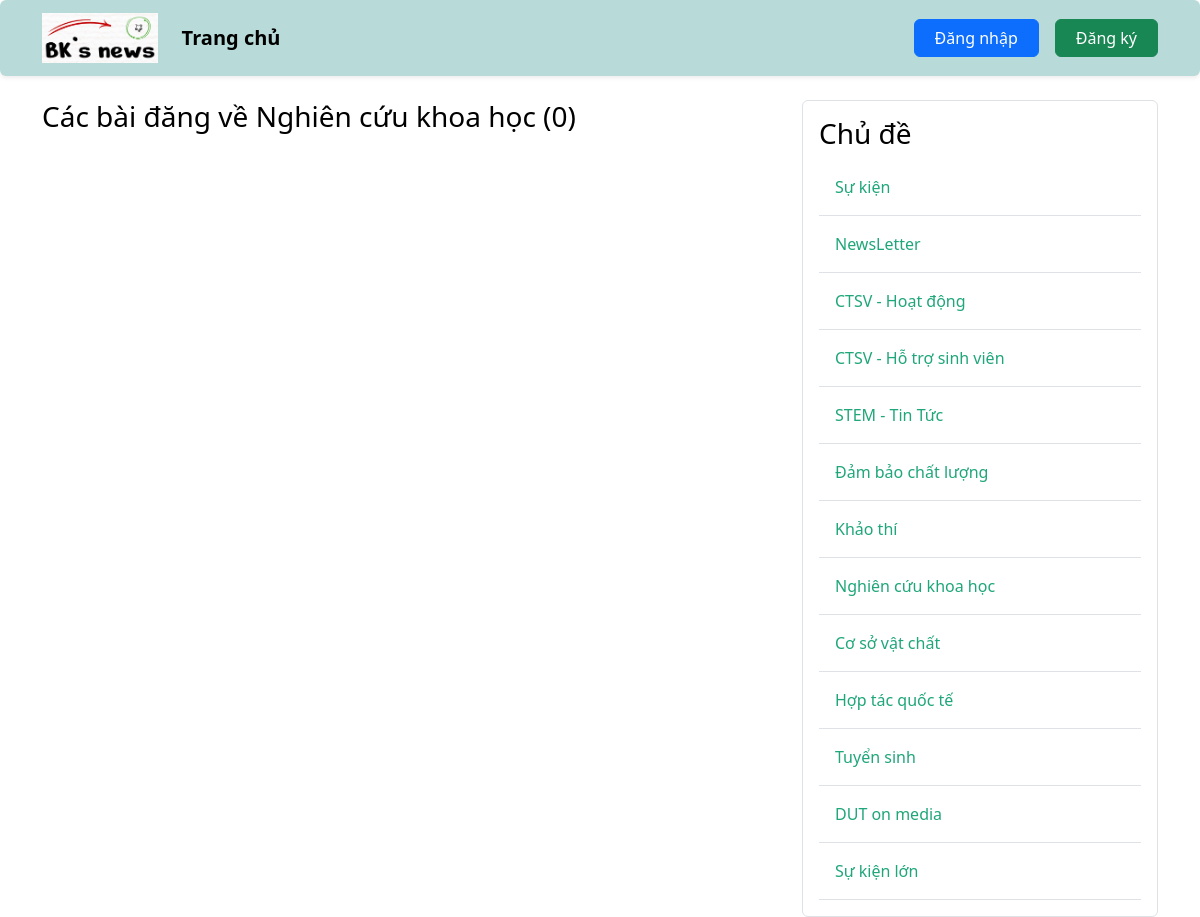
Page /topic/9 on the earlier database version.
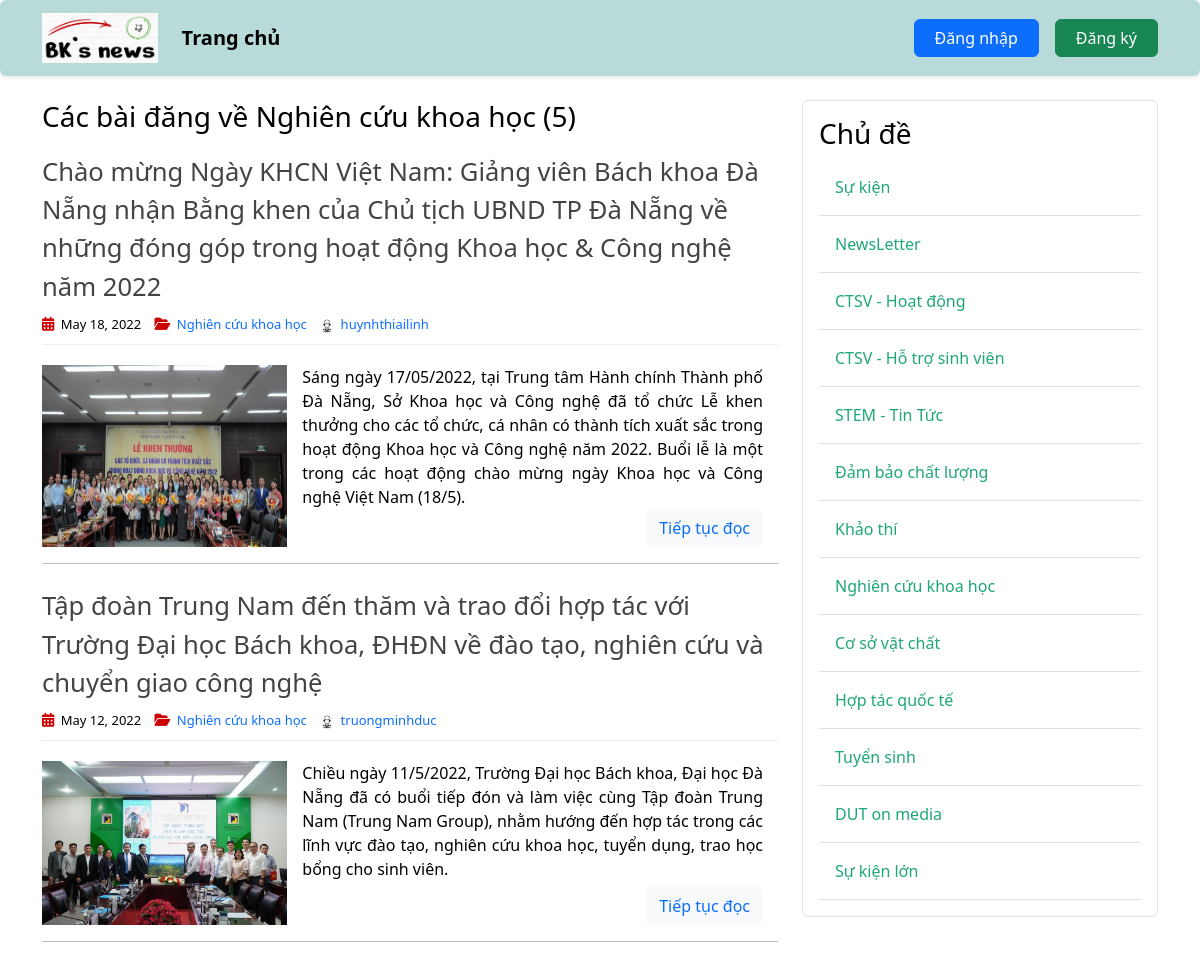
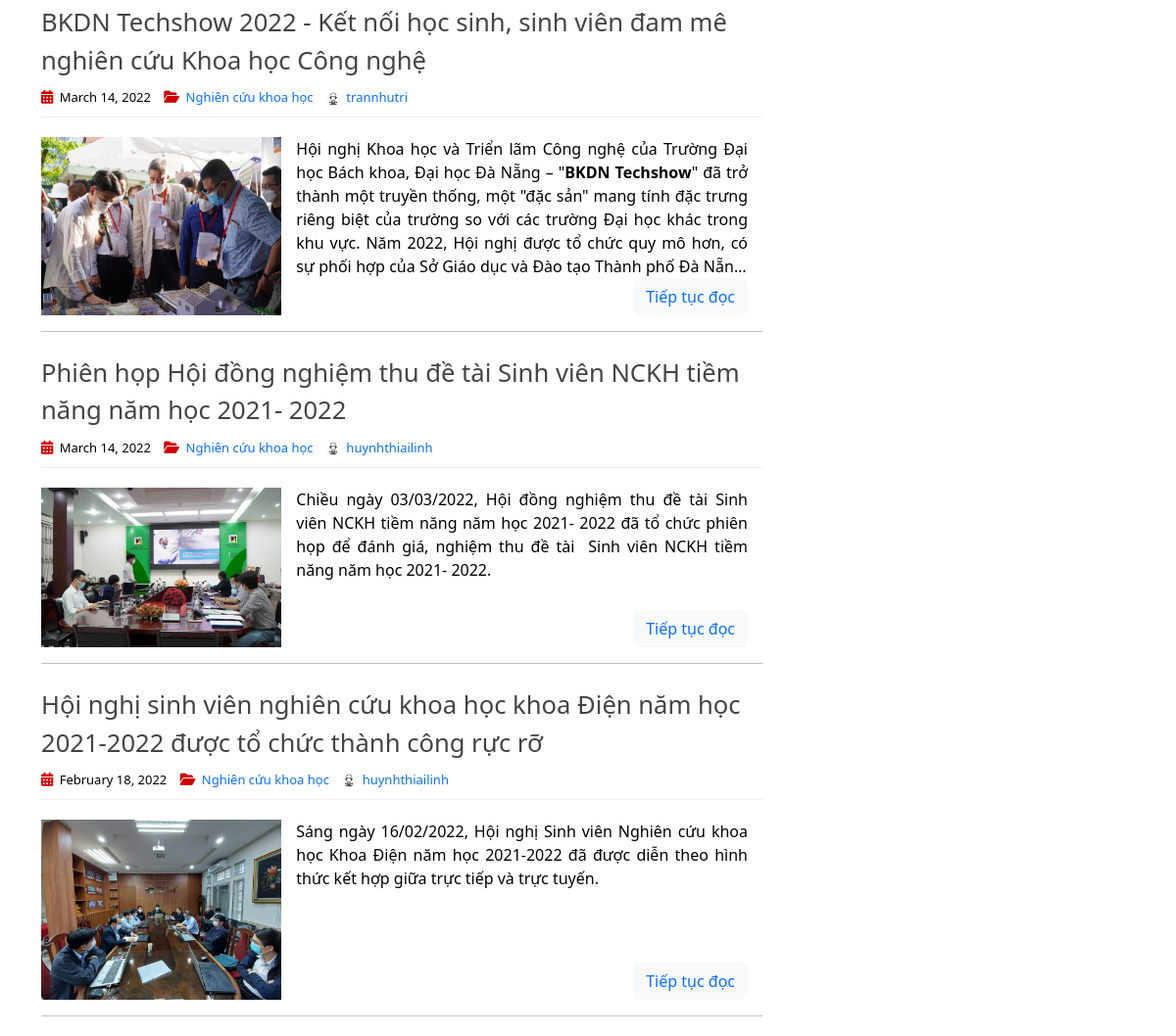
Same page on the later database version (2 pictures, top to bottom).
### post_app/models.py (models this page shows, shortened)
class Topic(models.Model):
    name = models.TextField(max_length=256)

class Post(models.Model):
    title = models.CharField(max_length=255)
    content = RichTextField(blank=True, null=True)
    date_posted = models.DateTimeField(default=timezone.now)
    author = models.ForeignKey(User, on_delete=models.CASCADE)
    image = models.ImageField(default='post_default.jpg', upload_to='post_pics')
    topic = models.ForeignKey(Topic, on_delete=models.CASCADE, null=True, blank=False)

### user_app/models.py (models this page shows, shortened)
class Profile(models.Model):
    user = models.OneToOneField(User, on_delete=models.CASCADE)
    avatar = models.ImageField(default='default.jpg', upload_to='profile_pics')

### post_app/views.py (the view)
# urls.py: path('topic/<int:pk>', TopicPostListView.as_view(), name='topic-posts'),
class TopicPostListView(ListView):
    model = Post
    template_name = 'post/topic_posts.html'
    context_object_name = 'posts'
    paginate_by = 5
    def get_queryset(self):
        selected_topic = get_object_or_404(Topic, id=self.kwargs.get('pk'))
        return Post.objects.filter(topic=selected_topic).order_by('-date_posted')
    def get_context_data(self, **kwargs):
        selected_topic = get_object_or_404(Topic, id=self.kwargs.get('pk'))
        context = super(TopicPostListView, self).get_context_data(**kwargs)
        context['posts'] = Post.objects.filter(topic=selected_topic).order_by('-date_posted')
        context['topics'] = Topic.objects.all()
        context['selected_topic'] = selected_topic
        return context

### post_app/templates/post/topic_posts.html (shortened to what this page needs)
{% extends 'base.html' %}
{% load static %}
{% block post_content %}
    <head>
        <link rel="stylesheet" type="text/css" href="{% static 'article/home.css' %}">
    </head>
    <h3 class="mb-3">Các bài đăng về {{ selected_topic.name }} ({{ page_obj.paginator.count }})</h3>
    {% for post in posts %}
    <article>
        <header>
            <h2>
                <a href="{% url 'post-detail' post.id %}" class="post-title">
                    {{ post.title }}
                </a>
            </h2>
            <div class="entry-meta">
                <span>
                    <i class="fa-solid fa-calendar-days"></i>
                    {{ post.date_posted | date:"F d, Y" }}
                </span>
                <span>
                    <i class="fa-solid fa-folder-open"></i>
                    <a href="{% url 'topic-posts' post.topic.id %}" class="topic-link">
                        {{ post.topic.name }}
                    </a>
                </span>
                <span>
                    <img class="rounded-circle account-img" src="{{ post.author.profile.avatar.url }}" alt="account-image">
                    <a href="{% url 'user-posts' post.author.username %}" class="ms-auto">{{ post.author }}</a>
                </span>
            </div>
        </header>
        <div class="entry-content">
            <img class="col-sm-4" src="{{ post.image.url }}" alt="image">
            <div class="post-content">
                <div class="truncate-content">
                    {{ post.content|safe }}
                </div>
                <p>
                    <button type="button" class="btn btn-light">
                        <a href="{% url 'post-detail' post.id %}">
                            Tiếp tục đọc
                        </a>
                    </button>
                </p>
            </div>
        </div>
        <hr class="section-divider">
    </article>
    {% endfor%}
{% endblock post_content %}
{% block topic_content %}
    {% include 'topic/topic_sidebar.html' %}
{% endblock topic_content %}

### post_app/templates/topic/topic_sidebar.html
<div class="content-section border p-3 rounded">
    <h3>Chủ đề</h3>
    {% for topic in topics %}
        <a href="{% url 'topic-posts' topic.id %}" class="topic-link">
            <div class="border-bottom w-100 p-3">
                {{topic.name}}
            </div>
        </a>
    {% endfor%}
</div>

Differences in the rows shown:
added Post: title "Chào mừng Ngày KHCN Việt Nam: Giảng viên Bách khoa Đà Nẵng nhận Bằng khen của Chủ tịch UBND TP Đà Nẵng về những đóng góp trong hoạt động Khoa học & Công nghệ năm 2022", date_posted "May 18, 2022", topic.name "Nghiên cứu khoa học", author.profile.avatar (placeholder picture), author "huynhthiailinh", image (picture), content "Sáng ngày 17/05/2022, tại Trung tâm Hành chính Thành phố Đà Nẵng, Sở Khoa học và Công nghệ đã tổ chức Lễ khen thưởng cho các tổ chức, cá nhân có thành tích xuất sắc trong hoạt động Khoa học và Công nghệ năm 2022. Buổi lễ là một trong các hoạt động chào mừng ngày Khoa học và Công nghệ Việt Nam (18/5)."
added Post: title "Tập đoàn Trung Nam đến thăm và trao đổi hợp tác với Trường Đại học Bách khoa, ĐHĐN về đào tạo, nghiên cứu và chuyển giao công nghệ", date_posted "May 12, 2022", topic.name "Nghiên cứu khoa học", author.profile.avatar (placeholder picture), author "truongminhduc", image (picture), content "Chiều ngày 11/5/2022, Trường Đại học Bách khoa, Đại học Đà Nẵng đã có buổi tiếp đón và làm việc cùng Tập đoàn Trung Nam (Trung Nam Group), nhằm hướng đến hợp tác trong các lĩnh vực đào tạo, nghiên cứu khoa học, tuyển dụng, trao học bổng cho sinh viên."
added Post: title "BKDN Techshow 2022 - Kết nối học sinh, sinh viên đam mê nghiên cứu Khoa học Công nghệ", date_posted "March 14, 2022", topic.name "Nghiên cứu khoa học", author.profile.avatar (placeholder picture), author "trannhutri", image (picture), content "Hội nghị Khoa học và Triển lãm Công nghệ của Trường Đại học Bách khoa, Đại học Đà Nẵng – \" BKDN Techshow \" đã trở thành một truyền thống, một \"đặc sản\" mang tính đặc trưng riêng biệt của trường so với các trường Đại học khác trong khu vực. Năm 2022, Hội nghị được tổ chức quy mô hơn, có sự phối hợp của Sở Giáo dục và Đào tạo Thành phố Đà…"
added Post: title "Phiên họp Hội đồng nghiệm thu đề tài Sinh viên NCKH tiềm năng năm học 2021- 2022", date_posted "March 14, 2022", topic.name "Nghiên cứu khoa học", author.profile.avatar (placeholder picture), author "huynhthiailinh", image (picture), content "Chiều ngày 03/03/2022, Hội đồng nghiệm thu đề tài Sinh viên NCKH tiềm năng năm học 2021- 2022 đã tổ chức phiên họp để đánh giá, nghiệm thu đề tài Sinh viên NCKH tiềm năng năm học 2021- 2022."
added Post: title "Hội nghị sinh viên nghiên cứu khoa học khoa Điện năm học 2021-2022 được tổ chức thành công rực rỡ", date_posted "February 18, 2022", topic.name "Nghiên cứu khoa học", author.profile.avatar (placeholder picture), author "huynhthiailinh", image (picture), content "Sáng ngày 16/02/2022, Hội nghị Sinh viên Nghiên cứu khoa học Khoa Điện năm học 2021-2022 đã được diễn theo hình thức kết hợp giữa trực tiếp và trực tuyến."
Other differences:
{{ page_obj.paginator.count }}: "0" → "5"
